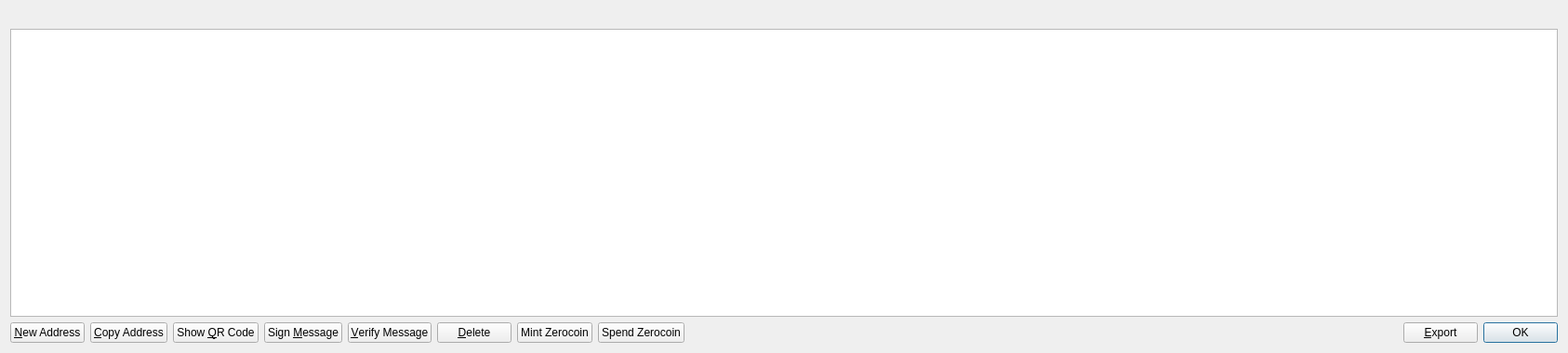
<?xml version="1.0" encoding="UTF-8"?>
<ui version="4.0">
 <class>AddressBookPage</class>
 <widget class="QWidget" name="AddressBookPage">
  <property name="geometry">
   <rect>
    <x>0</x>
    <y>0</y>
    <width>1686</width>
    <height>380</height>
   </rect>
  </property>
  <property name="windowTitle">
   <string>Address Book</string>
  </property>
  <layout class="QVBoxLayout" name="verticalLayout">
   <item>
    <widget class="QLabel" name="labelExplanation">
     <property name="textFormat">
      <enum>Qt::PlainText</enum>
     </property>
     <property name="wordWrap">
      <bool>true</bool>
     </property>
    </widget>
   </item>
   <item>
    <widget class="QTableView" name="tableView">
     <property name="contextMenuPolicy">
      <enum>Qt::CustomContextMenu</enum>
     </property>
     <property name="toolTip">
      <string>Double-click to edit address or label</string>
     </property>
     <property name="tabKeyNavigation">
      <bool>false</bool>
     </property>
     <property name="alternatingRowColors">
      <bool>true</bool>
     </property>
     <property name="selectionMode">
      <enum>QAbstractItemView::SingleSelection</enum>
     </property>
     <property name="selectionBehavior">
      <enum>QAbstractItemView::SelectRows</enum>
     </property>
     <property name="sortingEnabled">
      <bool>true</bool>
     </property>
     <attribute name="verticalHeaderVisible">
      <bool>false</bool>
     </attribute>
    </widget>
   </item>
   <item>
    <layout class="QHBoxLayout" name="horizontalLayout">
     <item>
      <widget class="QPushButton" name="newAddress">
       <property name="toolTip">
        <string>Create a new address</string>
       </property>
       <property name="text">
        <string>&amp;New Address</string>
       </property>
       <property name="icon">
        <iconset resource="../bitcoin.qrc">
         <normaloff>:/icons/add</normaloff>:/icons/add</iconset>
       </property>
      </widget>
     </item>
     <item>
      <widget class="QPushButton" name="copyAddress">
       <property name="toolTip">
        <string>Copy the currently selected address to the system clipboard</string>
       </property>
       <property name="text">
        <string>&amp;Copy Address</string>
       </property>
       <property name="icon">
        <iconset resource="../bitcoin.qrc">
         <normaloff>:/icons/editcopy</normaloff>:/icons/editcopy</iconset>
       </property>
      </widget>
     </item>
     <item>
      <widget class="QPushButton" name="showQRCode">
       <property name="text">
        <string>Show &amp;QR Code</string>
       </property>
       <property name="icon">
        <iconset resource="../bitcoin.qrc">
         <normaloff>:/icons/qrcode</normaloff>:/icons/qrcode</iconset>
       </property>
      </widget>
     </item>
     <item>
      <widget class="QPushButton" name="signMessage">
       <property name="toolTip">
        <string>Sign a message to prove you own a Kurrent address</string>
       </property>
       <property name="text">
        <string>Sign &amp;Message</string>
       </property>
       <property name="icon">
        <iconset resource="../bitcoin.qrc">
         <normaloff>:/icons/edit</normaloff>:/icons/edit</iconset>
       </property>
      </widget>
     </item>
     <item>
      <widget class="QPushButton" name="verifyMessage">
       <property name="toolTip">
        <string>Verify a message to ensure it was signed with a specified Kurrent address</string>
       </property>
       <property name="text">
        <string>&amp;Verify Message</string>
       </property>
       <property name="icon">
        <iconset resource="../bitcoin.qrc">
         <normaloff>:/icons/transaction_0</normaloff>:/icons/transaction_0</iconset>
       </property>
      </widget>
     </item>
     <item>
      <widget class="QPushButton" name="deleteAddress">
       <property name="toolTip">
        <string>Delete the currently selected address from the list</string>
       </property>
       <property name="text">
        <string>&amp;Delete</string>
       </property>
       <property name="icon">
        <iconset resource="../bitcoin.qrc">
         <normaloff>:/icons/remove</normaloff>:/icons/remove</iconset>
       </property>
      </widget>
     </item>
     <item>
      <widget class="QPushButton" name="zerocoinMintButton">
       <property name="text">
        <string>Mint Zerocoin</string>
       </property>
       <property name="icon">
        <iconset resource="../bitcoin.qrc">
         <normaloff>:/icons/add</normaloff>:/icons/add</iconset>
       </property>
      </widget>
     </item>
     <item>
      <widget class="QPushButton" name="zerocoinSpendButton">
       <property name="text">
        <string>Spend Zerocoin</string>
       </property>
       <property name="icon">
        <iconset resource="../bitcoin.qrc">
         <normaloff>:/icons/edit</normaloff>:/icons/edit</iconset>
       </property>
      </widget>
     </item>
     <item>
      <spacer name="horizontalSpacer">
       <property name="orientation">
        <enum>Qt::Horizontal</enum>
       </property>
       <property name="sizeHint" stdset="0">
        <size>
         <width>40</width>
         <height>20</height>
        </size>
       </property>
      </spacer>
     </item>
     <item>
      <widget class="QPushButton" name="exportButton">
       <property name="toolTip">
        <string>Export the data in the current tab to a file</string>
       </property>
       <property name="text">
        <string>&amp;Export</string>
       </property>
       <property name="icon">
        <iconset resource="../bitcoin.qrc">
         <normaloff>:/icons/export</normaloff>:/icons/export</iconset>
       </property>
      </widget>
     </item>
     <item>
      <widget class="QDialogButtonBox" name="buttonBox">
       <property name="sizePolicy">
        <sizepolicy hsizetype="Maximum" vsizetype="Fixed">
         <horstretch>0</horstretch>
         <verstretch>0</verstretch>
        </sizepolicy>
       </property>
       <property name="standardButtons">
        <set>QDialogButtonBox::Ok</set>
       </property>
      </widget>
     </item>
    </layout>
   </item>
  </layout>
 </widget>
 <resources>
  <include location="../bitcoin.qrc"/>
 </resources>
 <connections/>
</ui>
